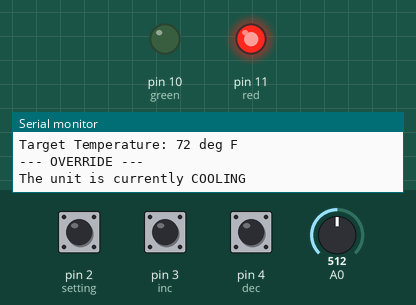
The sketch below on a simulated Arduino Uno, built with avr-gcc and run on an emulated ATmega328P. On the bench: output pins drawn as LEDs (lit = HIGH), the last lines printed to the serial monitor. Dashed ring = blinking. Inputs (shaded band) come from the test bench; at power-on: pin 2 (setting) HIGH, A0 = 512, pin 3 (inc) HIGH, pin 4 (dec) HIGH.

Above: at 1.8 s.
1.9 s: pin 2 (setting) pulled LOW for 3.2 s
At 2.9 s:
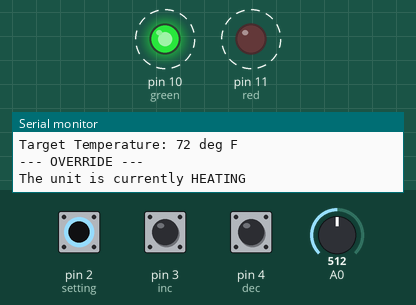
6.8 s: A0 set to 156
8.6 s: A0 set to 135
At 10.7 s:
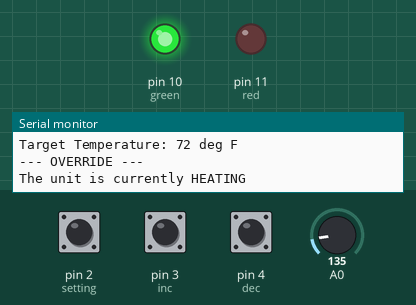
11.0 s: A0 set to 306
At 13.0 s:
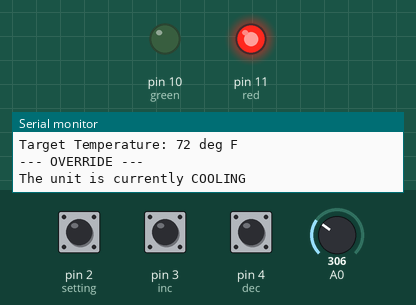
Timing chart, 0 to 14.5 s (numbered marks = the images above; inputs shaded):
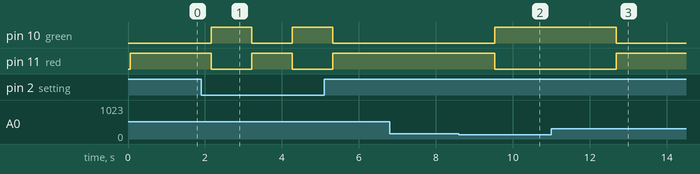

The sketch:

Temperature.ino
```cpp
//TMP36 Pin Variables
int temperaturePin = 0;

int red = 11;
int green = 10;
int setting = 2;
int inc = 3;
int dec = 4;

boolean heat = true, limit = false;
int targetTemp;

void setup()
{
  Serial.begin(9600);
  Serial.println();
  pinMode(red,OUTPUT);
  pinMode(green,OUTPUT);
  pinMode(setting,INPUT);
  pinMode(inc,INPUT);
  pinMode(dec,INPUT);

  targetTemp = 72;
}

void loop()
{
 float temperature = getVoltage(temperaturePin);
 temperature = (((temperature - .5) * 100)*1.8) + 32;

 if(digitalRead(setting) == LOW)
 {
  if(heat)
    heat = false;
  else
    heat = true;
 }

 if(digitalRead(inc) == LOW)
  targetTemp += 1;
 if(digitalRead(dec) == LOW)
  targetTemp -= 1;


 Serial.print("Current Temperature: ");
 Serial.print(temperature);
 Serial.println(" deg F");
 Serial.print("Target Temperature: ");
 Serial.print(targetTemp);
 Serial.println(" deg F");

 if(temperature < targetTemp-3 || (limit && heat))
 {
    heat = true;
    limit = true;
    Serial.println("--- OVERRIDE ---");
 }
 else if(temperature > targetTemp+3 || (limit && !heat))
 {
    heat = false;
    limit = true;
    Serial.println("--- OVERRIDE ---");
 }

 if( (temperature >= targetTemp && heat) || (temperature <= targetTemp && !heat) )
 {
    limit = false;
 }

 if(heat)
 {
    Serial.println("The unit is currently HEATING");
    digitalWrite(green,HIGH);
    digitalWrite(red,LOW);
 }
 else
 {
    Serial.println("The unit is currently COOLING");
    digitalWrite(red,HIGH);
    digitalWrite(green,LOW);
 }
 delay(1000);
 Serial.println();

}

/*
 * getVoltage() - returns the voltage on the analog input defined by
 * pin
 */
float getVoltage(int pin)
{
 return (analogRead(pin) * .004882814); //converting from a 0 to 1023 digital range
                                        // to 0 to 5 volts (each 1 reading equals ~ 5 millivolts
}
```

Measured:
- the behaviour switches between 145 and 144 on A0 (found by bisection; images 1 and 2)
- after the input at 1.9 s, pin 10 (green), pin 11 (red): alternates HIGH for 1.1 s and LOW for 1.1 s, starting after 0.26 s
- after the input at 8.6 s, pin 10 (green): LOW → HIGH after 0.93 s; pin 11 (red): HIGH → LOW after 0.93 s
- after the input at 11.0 s, pin 10 (green): HIGH → LOW after 1.7 s; pin 11 (red): LOW → HIGH after 1.7 s
